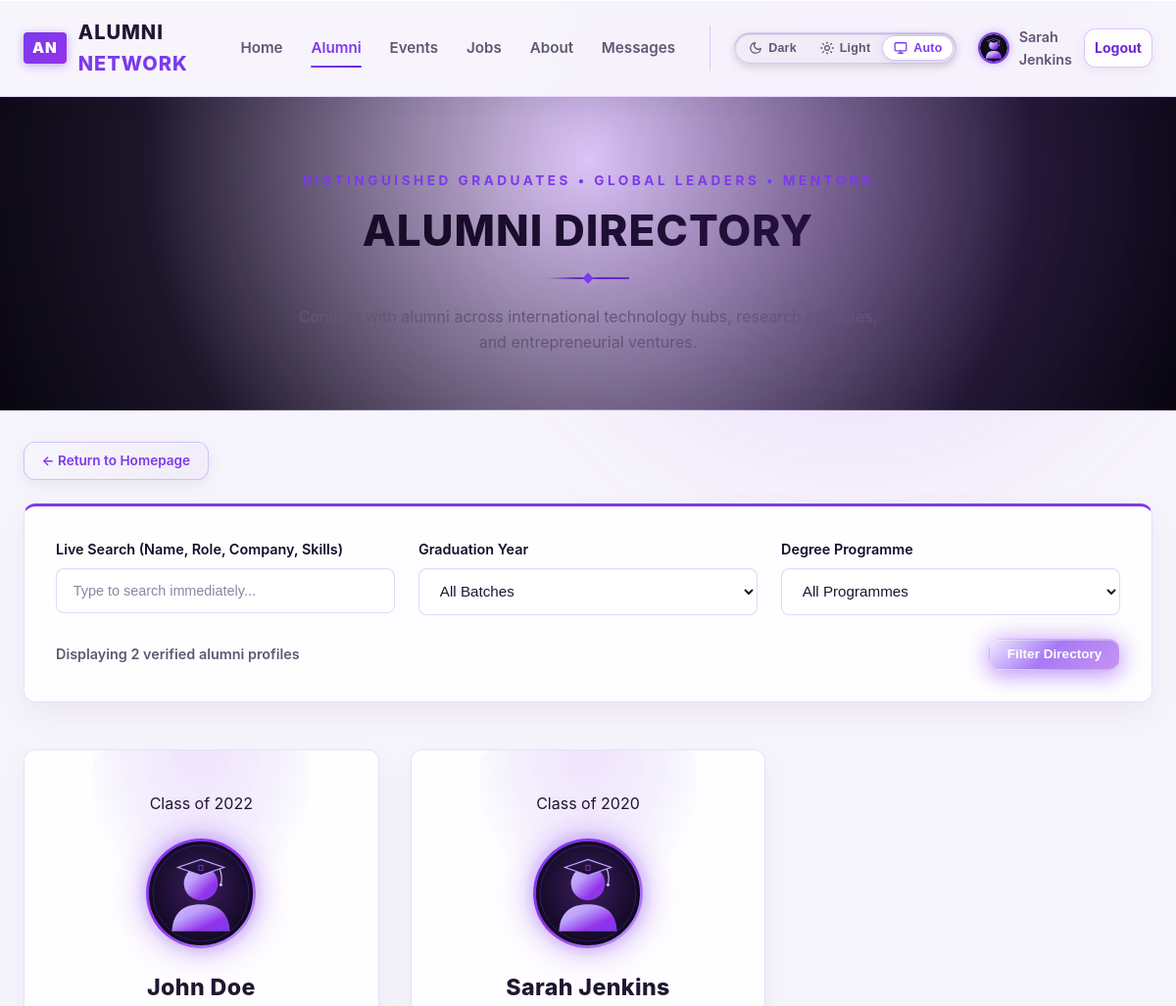
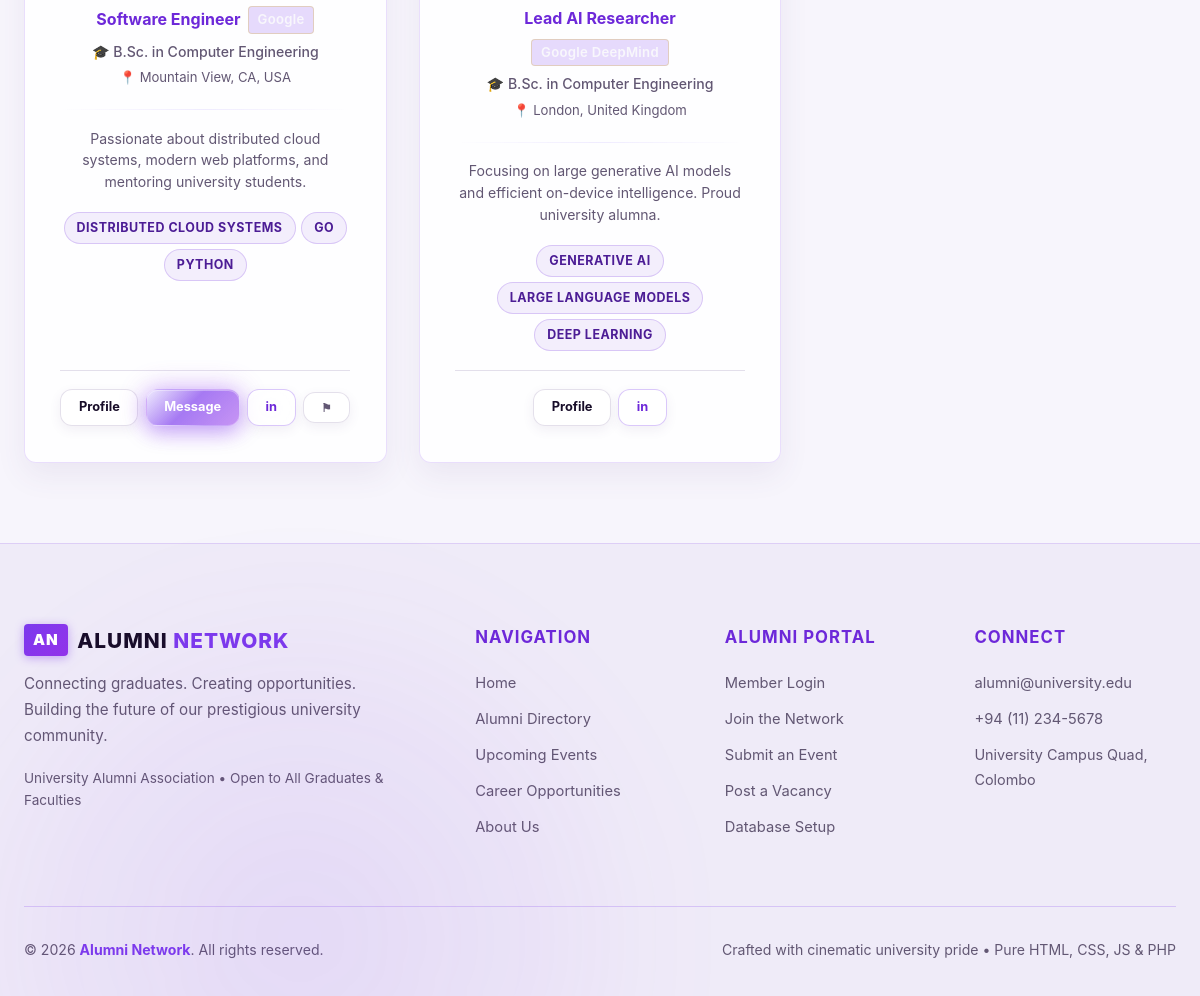
/directory.php (signed in), run on the app's committed database (2 pictures, top to bottom).
### tables this page shows
CREATE TABLE IF NOT EXISTS users (
    id INT AUTO_INCREMENT PRIMARY KEY,
    username VARCHAR(50) NOT NULL UNIQUE,
    first_name VARCHAR(50) NOT NULL,
    last_name VARCHAR(50) NOT NULL,
    email VARCHAR(100) NOT NULL UNIQUE,
    password VARCHAR(255) NOT NULL,
    role ENUM('alumni', 'admin') NOT NULL DEFAULT 'alumni',
    status ENUM('active', 'suspended') NOT NULL DEFAULT 'active',
    created_at TIMESTAMP DEFAULT CURRENT_TIMESTAMP,
    INDEX idx_users_role (role),
    INDEX idx_users_status (status)
);

### config/db.php (called while the page is built, shortened)
<?php
function current_user_id() {
    return $_SESSION['user_id'] ?? null;
}
$db_host = '127.0.0.1';
$db_name = 'alumni_network';
$db_user = 'root';
$db_pass = '';
try {
    $db_connected = true;
} catch (PDOException $e) {
    try {
        $root_pdo = new PDO("mysql:host={$db_host};charset=utf8mb4", $db_user, $db_pass);
        $root_pdo->exec("CREATE DATABASE IF NOT EXISTS `{$db_name}` CHARACTER SET utf8mb4 COLLATE utf8mb4_unicode_ci");
        $pdo = new PDO("mysql:host={$db_host};dbname={$db_name};charset=utf8mb4", $db_user, $db_pass, [
            PDO::ATTR_ERRMODE => PDO::ERRMODE_EXCEPTION,
            PDO::ATTR_DEFAULT_FETCH_MODE => PDO::FETCH_ASSOC
        ]);
        $schemaPath = __DIR__ . '/../database/schema.sql';
        if (file_exists($schemaPath)) {
            $sql = file_get_contents($schemaPath);
            $pdo->exec($sql);
        }
        $db_connected = true;
    } catch (Exception $sub_ex) {
        $db_connected = false;
    }
}
function get_base_url() {
    $script_dir = str_replace('\\', '/', dirname($_SERVER['SCRIPT_NAME']));
    $parts = array_values(array_filter(explode('/', trim($script_dir, '/')), function($p) {
        return $p !== '' && $p !== '.';
    }));
    if (!empty($parts) && in_array(end($parts), ['auth', 'admin', 'config', 'includes'])) {
        array_pop($parts);
    }
    $path = implode('/', $parts);
    return '/' . ($path ? $path . '/' : '');
}

### includes/functions.php (called while the page is built, shortened)
<?php
require_once __DIR__ . '/../config/db.php';
function get_user_avatar_url($profile_picture = null) {
    $baseUrl = get_base_url();
    return $baseUrl . 'assets/images/default-avatar.svg';
}

### directory.php (the view, shortened to what this page needs)
<?php
require_once __DIR__ . '/includes/header.php';
require_once __DIR__ . '/includes/functions.php';
$currentUserId = current_user_id();
$search = isset($_GET['search']) ? trim($_GET['search']) : '';
$page = isset($_GET['page']) ? max(1, intval($_GET['page'])) : 1;
$perPage = 6;
$alumniList = [];
if ($db_connected && $pdo) {
    try {
        $whereSql = " WHERE u.status = 'active' AND p.is_public = 1 AND u.id NOT IN (4, 5, 6, 7)";
        $params = [];
        $offset = ($page - 1) * $perPage;
        $sql = "
            SELECT u.id, u.username, u.first_name, u.last_name, u.email,
                   p.graduation_year, p.degree_programme, p.department,
                   p.current_job_title, p.current_company, p.location,
                   p.linkedin_url, p.bio, p.skills, p.profile_picture
            FROM users u
            JOIN (
                SELECT ap.* FROM alumni_profiles ap
                INNER JOIN (SELECT MAX(id) as max_id FROM alumni_profiles GROUP BY user_id) latest ON ap.id = latest.max_id
            ) p ON u.id = p.user_id
            {$whereSql}
            ORDER BY p.graduation_year DESC, u.first_name ASC
            LIMIT " . intval($perPage) . " OFFSET " . intval($offset);
        $stmt = $pdo->prepare($sql);
        $stmt->execute($params);
        $alumniList = $stmt->fetchAll();
    } catch (Exception $e) {
        $alumniList = [];
    }
}
?>
<section style="background: radial-gradient(circle at 50% 20%, rgba(147, 51, 234, 0.22) 0%, rgba(16, 9, 29, 0.95) 70%, #080510 100%); color: var(--text-light); padding: 4.5rem 0 3.5rem; border-bottom: 1px solid var(--border-color);">
    <div class="container text-center" style="text-align: center;">
        <span class="section-eyebrow">Distinguished Graduates &bull; Global Leaders &bull; Mentors</span>
        <h1 class="section-title" style="color: var(--text-light); margin-bottom: 0.8rem;">Alumni Directory</h1>
        <div class="gold-divider"></div>
        <p style="color: var(--text-muted); max-width: 600px; margin: 1rem auto 0;">
            Connect with alumni across international technology hubs, research institutes, and entrepreneurial ventures.
        </p>
    </div>
</section>
<div class="container" style="padding-top: 2rem; padding-bottom: 5rem;">
    <div style="display: flex; justify-content: flex-start; margin-bottom: 1.5rem;">
        <a href="<?php echo $baseUrl; ?>index.php" class="btn btn-return-home btn-outline-light btn-sm">&larr; Return to Homepage</a>
    </div>
    <div class="card" style="margin-bottom: 3rem; padding: 2rem; border-top: 3px solid var(--accent-color);">
        <form method="GET" action="directory.php" id="filterForm">
            <div class="grid grid-3" style="gap: 1.5rem; margin-bottom: 1.5rem;">
                <div class="form-group" style="margin-bottom: 0;">
                    <label for="search">Live Search (Name, Role, Company, Skills)</label>
                    <input type="text" id="search" name="search" class="form-control"
                           placeholder="Type to search immediately..."
                           value="<?php echo htmlspecialchars($search); ?>" onkeyup="liveSearchAlumni();">
                </div>
                <div class="form-group" style="margin-bottom: 0;">
                    <label for="year">Graduation Year</label>
                    <select id="year" name="year" class="form-control" onchange="document.getElementById('filterForm').submit();">
                        <option value="">All Batches</option>
                    </select>
                </div>
                <div class="form-group" style="margin-bottom: 0;">
                    <label for="degree">Degree Programme</label>
                    <select id="degree" name="degree" class="form-control" onchange="document.getElementById('filterForm').submit();">
                        <option value="">All Programmes</option>
                    </select>
                </div>
            </div>
            <div style="display: flex; justify-content: space-between; align-items: center; flex-wrap: wrap; gap: 1rem;">
                <span id="resultCountBadge" style="font-size: 0.9rem; color: var(--text-muted); font-weight: 600;">
                    Displaying <?php echo count($alumniList); ?> verified alumni profiles
                </span>
                <div style="display: flex; gap: 0.8rem;">
                    <button type="submit" class="btn btn-gold btn-sm gold-glow">Filter Directory</button>
                </div>
            </div>
        </form>
    </div>
    <div class="grid grid-3" id="alumniGrid">
        <?php if (!empty($alumniList)): ?>
            <?php foreach ($alumniList as $alumnus): ?>
                <?php
                    $skills = !empty($alumnus['skills']) ? array_filter(array_map('trim', explode(',', $alumnus['skills']))) : [];
                    $avatar = get_user_avatar_url($alumnus['profile_picture'] ?? 'default-avatar.svg');
                ?>
                <div class="card alumni-card">
                    <div class="alumni-header-ribbon">
                        <span class="alumni-cohort-badge">Class of <?php echo htmlspecialchars($alumnus['graduation_year']); ?></span>
                    </div>
                    <div class="alumni-avatar-wrapper">
                        <img src="<?php echo $avatar; ?>"
                             alt="<?php echo htmlspecialchars($alumnus['first_name']); ?>"
                             class="alumni-avatar">
                    </div>
                    <h3 class="alumni-name">
                        <a href="profile.php?id=<?php echo $alumnus['id']; ?>" style="color: inherit; text-decoration: none;">
                            <?php echo htmlspecialchars($alumnus['first_name'] . ' ' . $alumnus['last_name']); ?>
                        </a>
                    </h3>
                    <div class="alumni-credentials">
                        <div class="alumni-role-company">
                            <span class="alumni-role"><?php echo htmlspecialchars(!empty($alumnus['current_job_title']) ? $alumnus['current_job_title'] : 'Alumnus'); ?></span>
                            <?php if (!empty($alumnus['current_company'])): ?>
                                <span class="alumni-company-tag"><?php echo htmlspecialchars($alumnus['current_company']); ?></span>
                            <?php endif; ?>
                        </div>
                        <p class="alumni-degree">&#127891; <?php echo htmlspecialchars($alumnus['degree_programme']); ?></p>
                        <?php if (!empty($alumnus['location'])): ?>
                            <p style="font-size: 0.82rem; color: var(--text-muted); margin-top: 0.25rem;">
                                &#128205; <?php echo htmlspecialchars($alumnus['location']); ?>
                            </p>
                        <?php endif; ?>
                    </div>
                    <div class="alumni-divider"></div>
                    <p class="alumni-desc">
                        <?php echo htmlspecialchars(!empty($alumnus['bio']) ? $alumnus['bio'] : 'Distinguished university graduate.'); ?>
                    </p>
                    <div class="alumni-skills-preview">
                        <?php if (!empty($skills)): ?>
                            <?php foreach (array_slice($skills, 0, 3) as $sk): ?>
                                <span class="badge alumni-skill-badge">
                                    <?php echo htmlspecialchars($sk); ?>
                                </span>
                            <?php endforeach; ?>
                        <?php endif; ?>
                    </div>
                    <div class="alumni-card-actions">
                        <a href="profile.php?id=<?php echo $alumnus['id']; ?>" class="btn btn-outline-light btn-sm" style="font-size: 0.8rem; color: var(--text-light); border-color: var(--border-color);">
                            Profile
                        </a>
                        <?php if ($isLoggedIn && $currentUserId && $alumnus['id'] != $currentUserId): ?>
                            <a href="messages.php?user_id=<?php echo $alumnus['id']; ?>" class="btn btn-gold btn-sm gold-glow" style="font-size: 0.8rem;">
                                Message
                            </a>
                        <?php elseif (!$isLoggedIn): ?>
                            <a href="auth/login.php" class="btn btn-gold btn-sm" style="font-size: 0.8rem;">
                                Connect
                            </a>
                        <?php endif; ?>
                        <?php if (!empty($alumnus['linkedin_url'])): ?>
                            <a href="<?php echo htmlspecialchars($alumnus['linkedin_url']); ?>" target="_blank" rel="noopener noreferrer" class="btn btn-outline-gold btn-sm" style="font-size: 0.8rem;" title="LinkedIn">
                                in
                            </a>
                        <?php endif; ?>
                        <?php if ($isLoggedIn && $currentUserId && $alumnus['id'] != $currentUserId): ?>
                            <button type="button" class="btn btn-outline-light btn-sm" style="font-size: 0.72rem; color: var(--text-muted); border-color: var(--border-color);"
                                    onclick="openReportModal(<?php echo $alumnus['id']; ?>, 'user', '<?php echo htmlspecialchars(addslashes($alumnus['first_name'] . ' ' . $alumnus['last_name'])); ?>');" title="Report Profile">
                                &#9873;
                            </button>
                        <?php endif; ?>
                    </div>
                </div>
            <?php endforeach; ?>
        <?php endif; ?>
    </div>
</div>
<?php require_once __DIR__ . '/includes/footer.php'; ?>

### data on the page
users: graduation_year "2022", first_name+last_name "John Doe", current_job_title "Software Engineer", current_company "Google", degree_programme "B.Sc. in Computer Engineering", location "Mountain View, CA, USA", bio "Passionate about distributed cloud systems, modern web platforms, and mentoring university students.", sk "DISTRIBUTED CLOUD SYSTEMS", sk "GO", sk "PYTHON"
users: graduation_year "2020", first_name+last_name "Sarah Jenkins", current_job_title "Lead AI Researcher", current_company "Google DeepMind", degree_programme "B.Sc. in Computer Engineering", location "London, United Kingdom", bio "Focusing on large generative AI models and efficient on-device intelligence. Proud university alumna.", sk "GENERATIVE AI", sk "LARGE LANGUAGE MODELS", sk "DEEP LEARNING"

### other printed values
$userName "Sarah Jenkins"
count($alumniList) "2"
